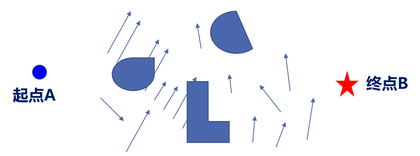
%> input picture Matlab/Astar_CYJ/Mmap.PNG, 420 x 156 px, shrunk from 1362 x 505 before the run
$ octave Astar.m   (GNU Octave 9; MATLAB toolbox functions it lacks are replaced by stand-ins)
%> lines starting %> are read from the running program, lines starting %| are printed output that depends on the picture
### Matlab/Astar_CYJ/initializeField.m
function [field, startposind, goalposind, costchart, fieldpointers] =initializeField(n,Num,FMap)
%% Yijiang Chen.2020.4.16
%   n:      resolution of Ur ideal field.
%   Num:    number of obstacles.
%   FMap:   the Origin Map. **Should Be a Square Image**

%% 获得图像信息
Map_gray=rgb2gray(FMap);
M_size=size(Map_gray);
N=ceil(M_size(1)/n);
%% 建立Astar中相关状态矩阵
field=ones(N,N)+5*rand(N,N);
%% 根据显示地图，选择障碍物、起点及终点信息
figure(1)
imshow(FMap)
disp(['请在原图上选择障碍物信息'])
obstacles=[];
for choice=1:Num
    k1=waitforbuttonpress;
    point1=get(gca,'CurrentPoint');
    k2=waitforbuttonpress;
    point2=get(gca,'CurrentPoint');
    point1=point1(1,1:2)
    point2=point2(1,1:2)
    pp1=min(floor(point1),floor(point2))
    pp2=max(floor(point1),floor(point2))
    %obstacle=[pp1(2);pp1(1);pp2(2);pp2(1)]
    obstacle=[pp1(1);pp1(2);pp2(1);pp2(2)]
    obstacles=[obstacles,obstacle];
    disp(['障碍物：',num2str(choice),'信息选择完成']);
end
disp(['请在原图上点击-起点-中心'])
point_s=ginput;
disp(['请在原图上点击-终点-中心'])
point_e=ginput;

%% 设置Astar状态矩阵初始值
% 将obstacles中，图像上的坐标转化为field矩阵中的索引值；
obstacles=round(obstacles/n);% M_size(1)/col == x_n/x_index; x_n=ceil(M_size(1)/n);
ii=1;
while ii<=Num
    field(obstacles(1,ii):obstacles(3,ii),obstacles(2,ii):obstacles(4,ii))=Inf*ones(obstacles(3,ii)-obstacles(1,ii)+1,obstacles(4,ii)-obstacles(2,ii)+1);
    ii=ii+1;
end
point_s=round(point_s/n);
point_e=round(point_e/n);
startposind=sub2ind([N,N],ceil(point_s(1)),ceil(point_s(2)));
goalposind=sub2ind([N,N],ceil(point_e(1)),ceil(point_e(2)));
field(startposind)=0; field(goalposind) = 0;
costchart = NaN*ones(N,N); costchart(startposind) = 0;
fieldpointers = cell(N,N);
fieldpointers{startposind} = 'S'; fieldpointers{goalposind} = 'G';
fieldpointers(field == Inf) = {0};

end

### Matlab/Astar_CYJ/Astar.m
%% ASTARDEMO Demonstration of ASTAR algorithm
%
% Copyright Bob L. Sturm, Ph. D., Assistant Professor
% Department of Architecture, Design and Media Technology
% formerly Medialogy
% Aalborg University i Ballerup
% formerly Aalborg University Copenhagen
%
% $Revision: 0.1 $ $Date: 2011 Jan. 15 18h24:24$

%% 地图读入并弥补为方阵
OMap=imread('Mmap.png');
%> OMap is the input picture: size 156x420x3 uint8; mean R, G, B 238.4, 239.9, 246.2
Gmap=rgb2gray(OMap);
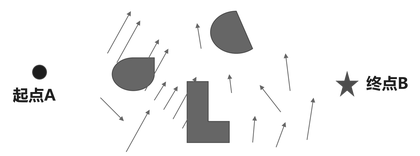
%> Gmap: size 156x420 uint8; min 7, max 255, mean 240.2
M_size=size(Gmap);
%> M_size = [156 420]
disp(['========地图信息=======长：',num2str(M_size(2)),',宽：',num2str(M_size(1))]);
%| ========地图信息=======长：420,宽：156
OMap=[ones(300,M_size(2),3);OMap;ones(M_size(2)-M_size(1)-300,M_size(2),3)];
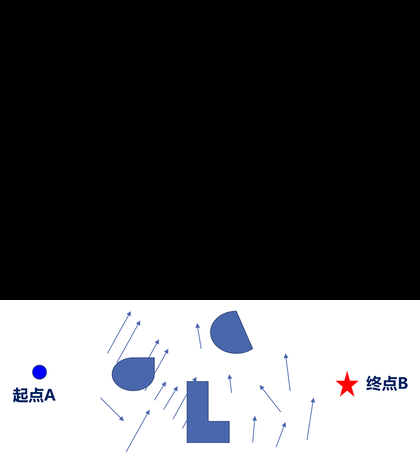
%> OMap: size 456x420x3 uint8; mean R, G, B 82.2, 82.7, 84.9
n = input('分辨率n：'); % 将原地图设置为n分辨率的栅格化地图。
%> the answer given: 3
Num = input('障碍物个数 Num：');
%> the answer given: 3

%% A* start:
[field, startposind, goalposind, costchart, fieldpointers]=initializeField(n,Num,OMap);
%> in initializeField, `Map_gray=rgb2gray(FMap);`:
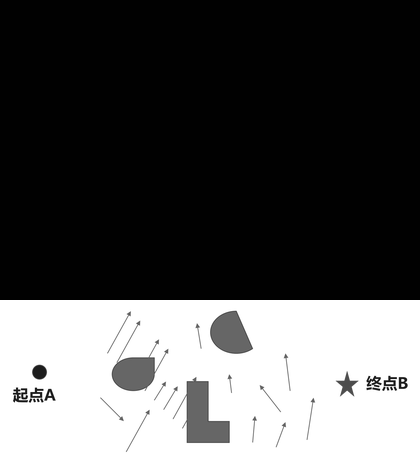
%> Map_gray: size 456x420 uint8; min 1, max 255, mean 82.8
%> the run ends on the next line
